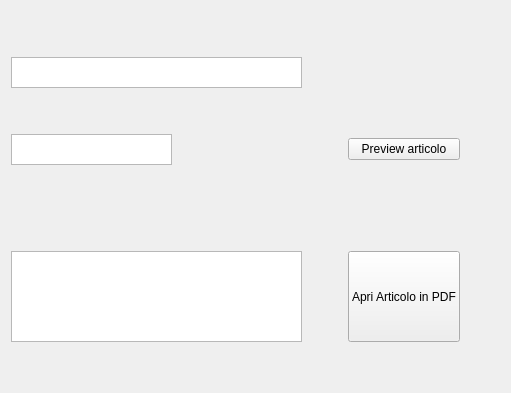
             <widget class="QWidget" name="TabAltro">
              <attribute name="title">
               <string>Altre Informazioni</string>
              </attribute>
              <layout class="QGridLayout" name="gridLayout_10">
               <item row="6" column="0">
                <widget class="QTextBrowser" name="MostraCategoria">
                 <property name="minimumSize">
                  <size>
                   <width>291</width>
                   <height>91</height>
                  </size>
                 </property>
                 <property name="maximumSize">
                  <size>
                   <width>291</width>
                   <height>91</height>
                  </size>
                 </property>
                </widget>
               </item>
               <item row="1" column="0">
                <widget class="QTextBrowser" name="MostraRubrica">
                 <property name="minimumSize">
                  <size>
                   <width>291</width>
                   <height>31</height>
                  </size>
                 </property>
                 <property name="maximumSize">
                  <size>
                   <width>291</width>
                   <height>31</height>
                  </size>
                 </property>
                </widget>
               </item>
               <item row="6" column="2">
                <widget class="QPushButton" name="ApriPDF_B">
                 <property name="minimumSize">
                  <size>
                   <width>0</width>
                   <height>91</height>
                  </size>
                 </property>
                 <property name="text">
                  <string>Apri Articolo in PDF</string>
                 </property>
                </widget>
               </item>
               <item row="3" column="0">
                <widget class="QTextBrowser" name="MostraFilePDF">
                 <property name="minimumSize">
                  <size>
                   <width>161</width>
                   <height>31</height>
                  </size>
                 </property>
                 <property name="maximumSize">
                  <size>
                   <width>161</width>
                   <height>31</height>
                  </size>
                 </property>
                </widget>
               </item>
               <item row="3" column="2">
                <widget class="QPushButton" name="PreviewArticolo">
                 <property name="text">
                  <string>Preview articolo</string>
                 </property>
                </widget>
               </item>
               <item row="0" column="2" rowspan="2">
                <spacer name="verticalSpacer">
                 <property name="orientation">
                  <enum>Qt::Vertical</enum>
                 </property>
                 <property name="sizeHint" stdset="0">
                  <size>
                   <width>20</width>
                   <height>40</height>
                  </size>
                 </property>
                </spacer>
               </item>
               <item row="0" column="0">
                <spacer name="verticalSpacer_2">
                 <property name="orientation">
                  <enum>Qt::Vertical</enum>
                 </property>
                 <property name="sizeHint" stdset="0">
                  <size>
                   <width>20</width>
                   <height>40</height>
                  </size>
                 </property>
                </spacer>
               </item>
               <item row="5" column="0">
                <spacer name="verticalSpacer_3">
                 <property name="orientation">
                  <enum>Qt::Vertical</enum>
                 </property>
                 <property name="sizeHint" stdset="0">
                  <size>
                   <width>20</width>
                   <height>40</height>
                  </size>
                 </property>
                </spacer>
               </item>
               <item row="2" column="0">
                <spacer name="verticalSpacer_4">
                 <property name="orientation">
                  <enum>Qt::Vertical</enum>
                 </property>
                 <property name="sizeHint" stdset="0">
                  <size>
                   <width>20</width>
                   <height>40</height>
                  </size>
                 </property>
                </spacer>
               </item>
               <item row="4" column="2">
                <spacer name="verticalSpacer_5">
                 <property name="orientation">
                  <enum>Qt::Vertical</enum>
                 </property>
                 <property name="sizeHint" stdset="0">
                  <size>
                   <width>20</width>
                   <height>40</height>
                  </size>
                 </property>
                </spacer>
               </item>
               <item row="6" column="1">
                <spacer name="horizontalSpacer_15">
                 <property name="orientation">
                  <enum>Qt::Horizontal</enum>
                 </property>
                 <property name="sizeHint" stdset="0">
                  <size>
                   <width>40</width>
                   <height>20</height>
                  </size>
                 </property>
                </spacer>
               </item>
               <item row="6" column="3">
                <spacer name="horizontalSpacer_16">
                 <property name="orientation">
                  <enum>Qt::Horizontal</enum>
                 </property>
                 <property name="sizeHint" stdset="0">
                  <size>
                   <width>40</width>
                   <height>20</height>
                  </size>
                 </property>
                </spacer>
               </item>
               <item row="7" column="2">
                <spacer name="verticalSpacer_6">
                 <property name="orientation">
                  <enum>Qt::Vertical</enum>
                 </property>
                 <property name="sizeHint" stdset="0">
                  <size>
                   <width>20</width>
                   <height>40</height>
                  </size>
                 </property>
                </spacer>
               </item>
              </layout>
             </widget>
